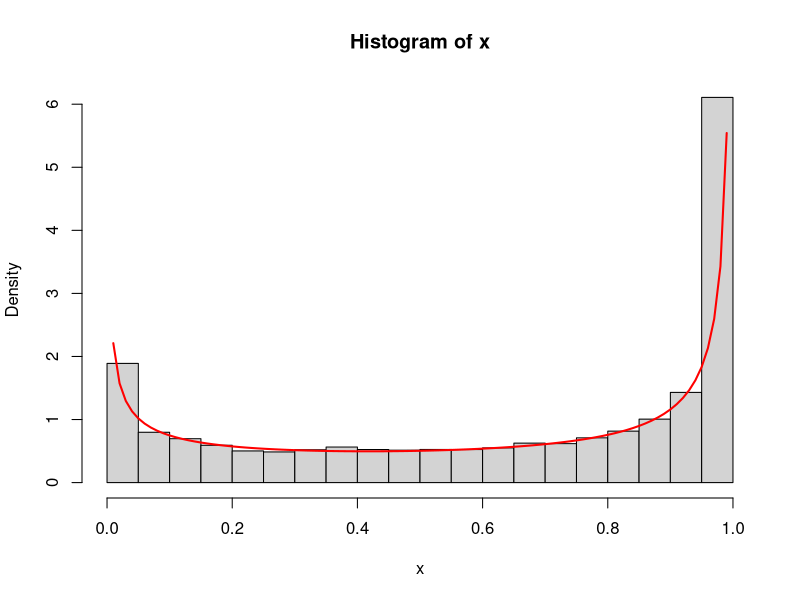
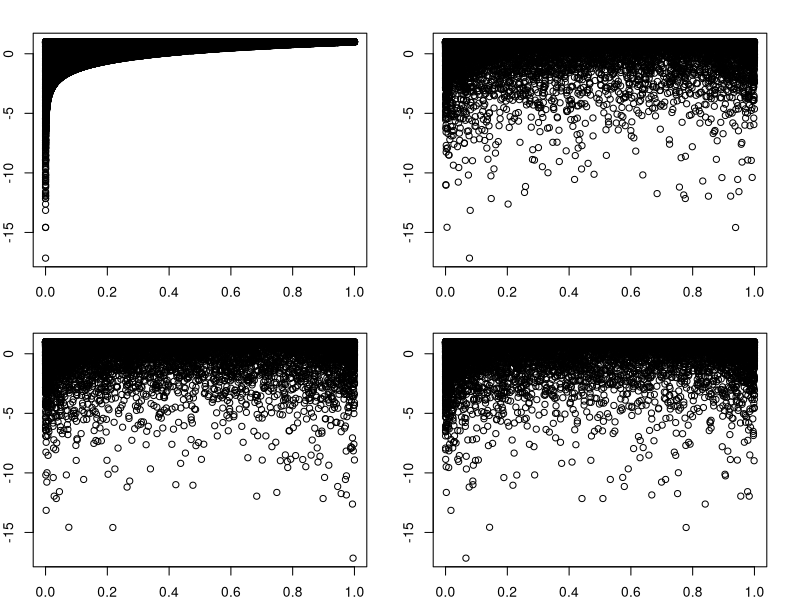
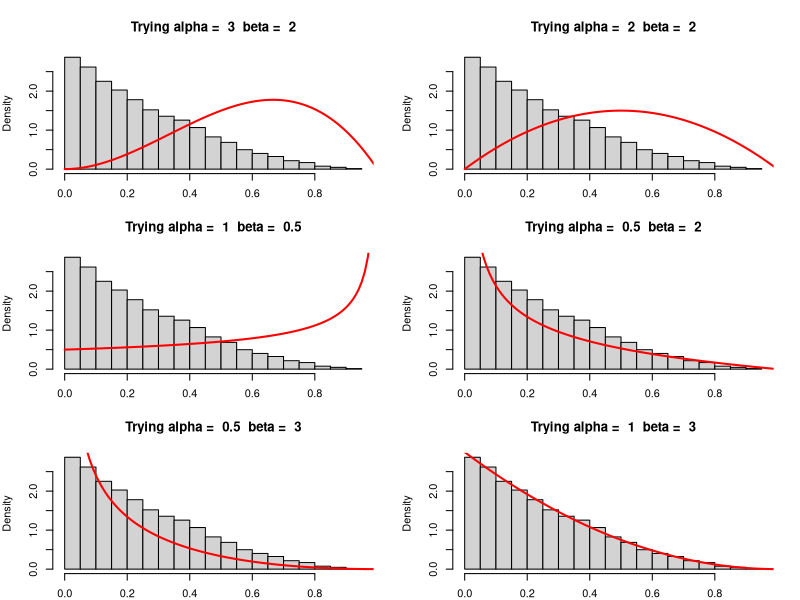

Reproduce these figures in R, in order.
## ---- chunk 1
    set.seed(1234)
    x = rbeta(10000, shape1 = 0.5, shape2 = 0.3)
    hist(x, probability = T)
    x_pdf = seq(0, 1, by = 0.01)
    y_pdf = dbeta(x_pdf, 0.5, 0.3)
    lines(x_pdf,
          y_pdf,
          type = "l",
          col = "red",
          lwd = 2)
## ---- chunk 2
    x = rbeta(10000, shape1 = 0.5, shape2 = 0.3)
    y = rbeta(10000, shape1 = 0.5, shape2 = 0.3)
    z = x * y > 1 + log(y)
    mean(z)
## ---- chunk 3
    par(mar = c(2, 2, 2, 2))
    w = x * y
    z = 1 + log(y)
    par(mfrow = c(2, 2))
    z_perm_1 = sample(z)
    z_perm_2 = sample(z)
    z_perm_3 = sample(z)
    plot(w, z)
    plot(w, z_perm_1)
    plot(w, z_perm_2)
    plot(w, z_perm_3)
## ---- chunk 4
    nsim = 10000
    x = runif(nsim)
    y = runif(nsim)
    z = runif(nsim)
    m = pmin(x, y, z)
    # or, alternatively,
    df = data.frame(x, y, z)
    m = apply(df, 1, min)
## ---- chunk 5
    par(mar = c(2, 4, 4, 2))
    try_parameters = function (alpha, beta) {
      hist(m,
           probability = T,
           main = paste("Trying alpha = ", alpha, " beta = ", beta))
      x_pdf = seq(0, 1, by = 0.01)
      y_pdf = dbeta(x_pdf, alpha, beta)
      lines(x_pdf,
            y_pdf,
            type = "l",
            col = "red",
            lwd = 2)
    }

    par(mfrow = c(3, 2))
    try_parameters(3, 2)
    try_parameters(2, 2)
    try_parameters(1, 0.5)
    try_parameters(0.5, 2)
    try_parameters(0.5, 3)
    try_parameters(1, 3)

## ---- chunk 6
    c(mean(m), var(m))
